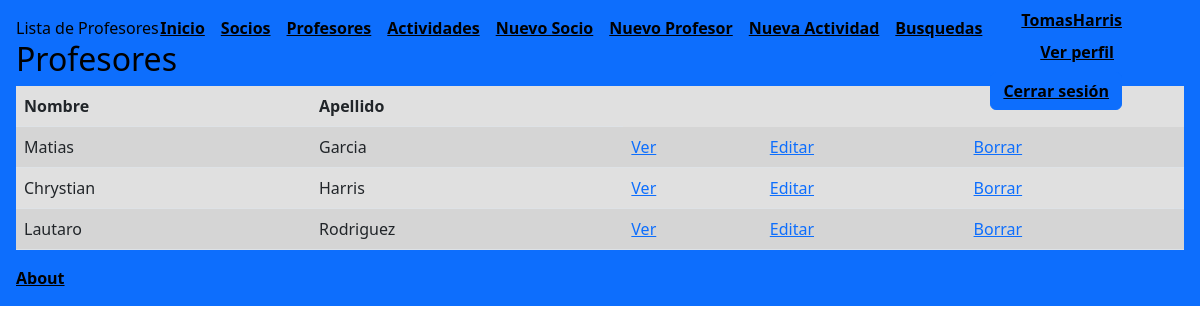
/lista-profesores/ (signed in), run on an earlier commit of the app's database.
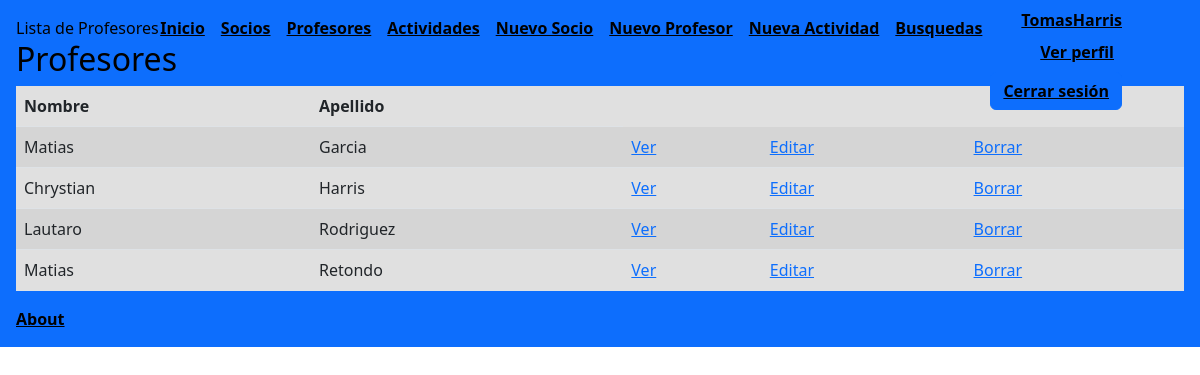
And on a later commit of the database.
### AppProyecto/models.py (models this page shows, shortened)
class Profesores(models.Model):
    nombre = models.CharField(max_length=30)
    apellido = models.CharField(max_length=30)
    email = models.EmailField()
    profesion = models.CharField(max_length=30)

### AppProyecto/views.py (the view)
# urls.py: path('lista-profesores/', views.lista_profesores, name='lista-profesores'),
@login_required
def lista_profesores(req):
    profesores = Profesores.objects.all()
    return render(req, 'appProyecto/profesores.html', {'profesores': profesores})

### AppProyecto/templates/appProyecto/profesores.html (shortened to what this page needs)
<!DOCTYPE html>
<html lang="en">
<head>
</head>
<body>
    {% extends "appProyecto/padre.html" %}
    {% load static %}
    {% block contenidoQueCambia %}
    {% block titulo %}Lista de Profesores{% endblock %}
<h2>Profesores</h2>
<table class="table table-striped" style="background-color: rgb(224, 224, 224);">
    <thead>
        <tr>
            <th>Nombre</th>
            <th>Apellido</th>
        </tr>
    </thead>
    <tbody>
        {% for profesor in profesores %}
        <tr>
            <td>{{ profesor.nombre }}</td>
            <td>{{ profesor.apellido }}</td>
            <td> <a href="{% url 'Detail-profesor' profesor.id %}">Ver</a></td>
            <td><a href="{% url 'Edit-profesor' profesor.id %}">Editar</a></td>
            <td><a href="{% url 'Delete-profesor' profesor.id %}">Borrar</a></td>
        </tr>
        {% endfor %}
    </tbody>
</table>
    {% endblock %}

### AppProyecto/templates/appProyecto/padre.html (shortened to what this page needs)
<!DOCTYPE html>
<html lang="en">
    {% load static %}
<head>
    <link href="https://cdn.jsdelivr.net/npm/bootstrap@5.3.0-alpha1/dist/css/bootstrap.min.css" rel="stylesheet">
    <link href="{%  static 'appProyecto/css/styles.css' %}" rel="stylesheet" />
</head>
    <body id="page-top">
        <header class="bg-primary text-black p-3">
        <nav class="navbar navbar-expand-lg navbar-dark navbar-custom fixed-top">
            <div class="container px-5">
                <div class="collapse navbar-collapse" id="navbarResponsive">
                    <ul class="navbar-nav ms-auto">
                        <li class="nav-item"><a style="color:rgb(0, 0, 0)" class="nav-link" href="{% url 'inicio'%}"><u ><strong>Inicio</strong></u></a></li>
                        <li class="nav-item"><a style="color:rgb(0, 0, 0)" class="nav-link" href="{% url 'lista-socios' %}"><u ><strong>Socios</strong></u></a></li>
                        <li class="nav-item"><a style="color:rgb(0, 0, 0)" class="nav-link" href="{%  url 'lista-profesores' %}"><u ><strong>Profesores</strong></u></a></li>
                        <li class="nav-item"><a style="color:rgb(0, 0, 0)" class="nav-link" href="{% url 'lista-actividades' %}"><u ><strong>Actividades</strong></u></a></li>
                        <li class="nav-item"><a style="color:rgb(0, 0, 0)" class="nav-link" href="{% url 'socio_form' %}"><u ><strong>Nuevo Socio </strong></u></a></li>
                        <li class="nav-item"><a style="color:rgb(0, 0, 0)" class="nav-link" href="{% url 'profesor_form' %}"><u ><strong>Nuevo Profesor </strong></u></a></li>
                        <li class="nav-item"><a style="color:rgb(0, 0, 0)" class="nav-link" href="{% url 'New' %}"><u ><strong>Nueva Actividad </strong></u></a></li>
                        <li class="nav-item"><a style="color:rgb(0, 0, 0)" class="nav-link" href="{% url 'buscadores' %}"><u ><strong>Busquedas </strong></u></a></li>
                        {% if request.user.is_authenticated %}
                        <div style="text-align: right;">
                            <a style="color: black;"><u><strong>{{ request.user.username}}</strong></u></a>
                            <li class="nav-item"><a style="color:rgb(0, 0, 0)" class="nav-link" href="{% url 'VerPerfil' %}"><u ><strong>Ver perfil </strong></u></a></li>
                            <div style="text-align: right;">
                        <form method="post" action="{% url 'Logout' %}">
                            <div style="text-align: right;">
                                <button class="btn btn-primary" type="submit" style="color: black;"><u><strong>Cerrar sesión</strong></u></button>
                            </div>
                            </div>
                            </div>
                        {% else %}
                        <li class="nav-item"><a style="color:rgb(0, 0, 0)" class="nav-link" href="{% url 'Login' %}"><u ><strong>Iniciar Sesion </strong></u></a></li>
                        <li class="nav-item"><a style="color:rgb(0, 0, 0)" class="nav-link" href="{% url 'Registro' %}"><u ><strong>Registrarse </strong></u></a></li>
                        {% endif %}
                    </div>
                </div>
        </nav>
            {% block contenidoQueCambia %}{% endblock %}
            <body background="https://golsmedia.com/wp-content/uploads/2021/05/todo-necesitas-saber-crear-club-deportivo-e1622449688440.jpg" >
            {% block main %}
            <div style="text-align: left;"><a style="color:rgb(0, 0, 0)" class="nav-link" href="{% url 'About' %}"><u><strong>About </strong></u></a></li></div>
            {% endblock %}
        </header>

What changed in the data, as far as the page shows it:
added Profesores: nombre "Matias", apellido "Retondo"
